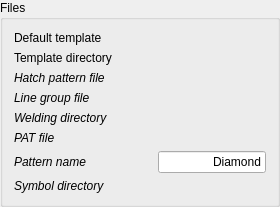
    <widget class="QGroupBox" name="gb_Templates">
     <property name="sizePolicy">
      <sizepolicy hsizetype="Expanding" vsizetype="Preferred">
       <horstretch>0</horstretch>
       <verstretch>0</verstretch>
      </sizepolicy>
     </property>
     <property name="title">
      <string>Files</string>
     </property>
     <layout class="QGridLayout" name="gridLayout_4">
      <item row="0" column="0">
       <layout class="QGridLayout" name="gridLayout_3" columnstretch="1,0,2">
        <item row="1" column="1" rowspan="2">
         <spacer name="horizontalSpacer_7">
          <property name="orientation">
           <enum>Qt::Orientation::Horizontal</enum>
          </property>
          <property name="sizeHint" stdset="0">
           <size>
            <width>40</width>
            <height>22</height>
           </size>
          </property>
         </spacer>
        </item>
        <item row="5" column="0">
         <widget class="QLabel" name="label_9">
          <property name="font">
           <font>
            <italic>true</italic>
           </font>
          </property>
          <property name="text">
           <string>PAT file</string>
          </property>
         </widget>
        </item>
        <item row="2" column="2">
         <widget class="Gui::PrefFileChooser" name="pfc_HatchFile" native="true">
          <property name="sizePolicy">
           <sizepolicy hsizetype="Expanding" vsizetype="Preferred">
            <horstretch>1</horstretch>
            <verstretch>0</verstretch>
           </sizepolicy>
          </property>
          <property name="toolTip">
           <string>Preferred SVG or bitmap file for hatching. This value will also control the initial directory for choosing hatch patterns. You can use this to get hatch files from a local directory.</string>
          </property>
          <property name="prefEntry" stdset="0">
           <cstring>FileHatch</cstring>
          </property>
          <property name="prefPath" stdset="0">
           <cstring>/Mod/TechDraw/Files</cstring>
          </property>
         </widget>
        </item>
        <item row="3" column="2">
         <widget class="Gui::PrefFileChooser" name="pfc_LineGroup" native="true">
          <property name="sizePolicy">
           <sizepolicy hsizetype="Expanding" vsizetype="Preferred">
            <horstretch>1</horstretch>
            <verstretch>0</verstretch>
           </sizepolicy>
          </property>
          <property name="toolTip">
           <string>Alternate file for personal LineGroup definition</string>
          </property>
          <property name="prefEntry" stdset="0">
           <cstring>LineGroupFile</cstring>
          </property>
          <property name="prefPath" stdset="0">
           <cstring>/Mod/TechDraw/Files</cstring>
          </property>
         </widget>
        </item>
        <item row="0" column="2">
         <widget class="Gui::PrefFileChooser" name="pfc_DefTemp" native="true">
          <property name="sizePolicy">
           <sizepolicy hsizetype="Expanding" vsizetype="Preferred">
            <horstretch>1</horstretch>
            <verstretch>0</verstretch>
           </sizepolicy>
          </property>
          <property name="toolTip">
           <string>Default template file for new pages</string>
          </property>
          <property name="prefEntry" stdset="0">
           <cstring>TemplateFile</cstring>
          </property>
          <property name="prefPath" stdset="0">
           <cstring>/Mod/TechDraw/Files</cstring>
          </property>
         </widget>
        </item>
        <item row="4" column="0">
         <widget class="QLabel" name="label_11">
          <property name="font">
           <font>
            <italic>true</italic>
           </font>
          </property>
          <property name="text">
           <string>Welding directory</string>
          </property>
         </widget>
        </item>
        <item row="5" column="2">
         <widget class="Gui::PrefFileChooser" name="pfc_FilePattern" native="true">
          <property name="sizePolicy">
           <sizepolicy hsizetype="Expanding" vsizetype="Preferred">
            <horstretch>1</horstretch>
            <verstretch>0</verstretch>
           </sizepolicy>
          </property>
          <property name="toolTip">
           <string>Default PAT pattern definition file for geometric hatching</string>
          </property>
          <property name="prefEntry" stdset="0">
           <cstring>FilePattern</cstring>
          </property>
          <property name="prefPath" stdset="0">
           <cstring>/Mod/TechDraw/PAT</cstring>
          </property>
         </widget>
        </item>
        <item row="4" column="2">
         <widget class="Gui::PrefFileChooser" name="pfc_Welding" native="true">
          <property name="sizePolicy">
           <sizepolicy hsizetype="Expanding" vsizetype="Preferred">
            <horstretch>1</horstretch>
            <verstretch>0</verstretch>
           </sizepolicy>
          </property>
          <property name="toolTip">
           <string>Default directory for welding symbols</string>
          </property>
          <property name="prefEntry" stdset="0">
           <cstring>WeldingDir</cstring>
          </property>
          <property name="prefPath" stdset="0">
           <cstring>/Mod/TechDraw/Files</cstring>
          </property>
         </widget>
        </item>
        <item row="1" column="2">
         <widget class="Gui::PrefFileChooser" name="pfc_DefDir" native="true">
          <property name="sizePolicy">
           <sizepolicy hsizetype="Expanding" vsizetype="Preferred">
            <horstretch>1</horstretch>
            <verstretch>0</verstretch>
           </sizepolicy>
          </property>
          <property name="toolTip">
           <string>Starting directory for 'Insert Page From Template' tool</string>
          </property>
          <property name="prefEntry" stdset="0">
           <cstring>TemplateDir</cstring>
          </property>
          <property name="prefPath" stdset="0">
           <cstring>/Mod/TechDraw/Files</cstring>
          </property>
         </widget>
        </item>
        <item row="1" column="0">
         <widget class="QLabel" name="label_2">
          <property name="text">
           <string>Template directory</string>
          </property>
         </widget>
        </item>
        <item row="7" column="2">
         <widget class="Gui::PrefFileChooser" name="fcSymbolDir" native="true">
          <property name="sizePolicy">
           <sizepolicy hsizetype="Expanding" vsizetype="Preferred">
            <horstretch>1</horstretch>
            <verstretch>0</verstretch>
           </sizepolicy>
          </property>
          <property name="toolTip">
           <string>Alternate directory to search for SVG symbol files.</string>
          </property>
          <property name="prefEntry" stdset="0">
           <cstring>DirSymbol</cstring>
          </property>
          <property name="prefPath" stdset="0">
           <cstring>/Mod/TechDraw/Files</cstring>
          </property>
         </widget>
        </item>
        <item row="2" column="0">
         <widget class="QLabel" name="lbl_Hatch">
          <property name="font">
           <font>
            <italic>true</italic>
           </font>
          </property>
          <property name="text">
           <string>Hatch pattern file</string>
          </property>
         </widget>
        </item>
        <item row="0" column="0">
         <widget class="QLabel" name="label">
          <property name="text">
           <string>Default template</string>
          </property>
         </widget>
        </item>
        <item row="7" column="0">
         <widget class="QLabel" name="label_5">
          <property name="font">
           <font>
            <italic>true</italic>
           </font>
          </property>
          <property name="text">
           <string>Symbol directory</string>
          </property>
         </widget>
        </item>
        <item row="6" column="2">
         <widget class="Gui::PrefLineEdit" name="le_NamePattern">
          <property name="sizePolicy">
           <sizepolicy hsizetype="Expanding" vsizetype="Preferred">
            <horstretch>1</horstretch>
            <verstretch>0</verstretch>
           </sizepolicy>
          </property>
          <property name="toolTip">
           <string>Name of the default PAT pattern</string>
          </property>
          <property name="text">
           <string>Diamond</string>
          </property>
          <property name="alignment">
           <set>Qt::AlignmentFlag::AlignRight|Qt::AlignmentFlag::AlignTrailing|Qt::AlignmentFlag::AlignVCenter</set>
          </property>
          <property name="prefEntry" stdset="0">
           <cstring>NamePattern</cstring>
          </property>
          <property name="prefPath" stdset="0">
           <cstring>/Mod/TechDraw/PAT</cstring>
          </property>
         </widget>
        </item>
        <item row="3" column="0">
         <widget class="QLabel" name="label_10">
          <property name="font">
           <font>
            <italic>true</italic>
           </font>
          </property>
          <property name="text">
           <string>Line group file</string>
          </property>
         </widget>
        </item>
        <item row="6" column="0">
         <widget class="QLabel" name="label_8">
          <property name="font">
           <font>
            <italic>true</italic>
           </font>
          </property>
          <property name="text">
           <string>Pattern name</string>
          </property>
         </widget>
        </item>
       </layout>
      </item>
     </layout>
    </widget>
